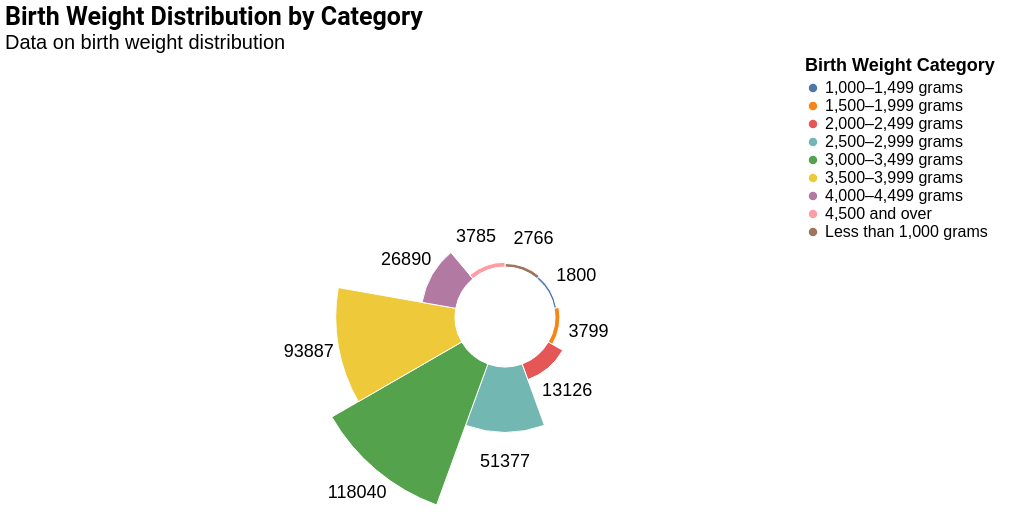

Express this chart as Vega-Lite.
### Vega-Lite specification from a JSON file in a GitHub repository (floating-point values rounded to 4 significant figures)
{"$schema": "https://vega.github.io/schema/vega-lite/v5.json", "description": "Birth Weight Distribution by Category - Radial Bar Chart", "width": 1000, "height": 400, "title": {"text": "Birth Weight Distribution by Category", "subtitle": "Data on birth weight distribution", "fontSize": 25, "subtitleFontSize": 20, "font": "Roboto", "anchor": "start", "color": "black"}, "background": null, "data": {"values": [{"Category": "Low Birth Weight", "SubCategory": "Less than 1,000 grams", "Value": 2766}, {"Category": "Low Birth Weight", "SubCategory": "1,000–1,499 grams", "Value": 1800}, {"Category": "Low Birth Weight", "SubCategory": "1,500–1,999 grams", "Value": 3799}, {"Category": "Low Birth Weight", "SubCategory": "2,000–2,499 grams", "Value": 13126}, {"Category": "Normal Birth Weight", "SubCategory": "2,500–2,999 grams", "Value": 51377}, {"Category": "Normal Birth Weight", "SubCategory": "3,000–3,499 grams", "Value": 118040}, {"Category": "Normal Birth Weight", "SubCategory": "3,500–3,999 grams", "Value": 93887}, {"Category": "Normal Birth Weight", "SubCategory": "4,000–4,499 grams", "Value": 26890}, {"Category": "High Birth Weight", "SubCategory": "4,500 and over", "Value": 3785}]}, "transform": [{"window": [{"op": "sum", "field": "Value", "as": "TotalValue"}], "frame": [null, null]}, {"calculate": "datum.Value / datum.TotalValue * 100", "as": "Percentage"}], "layer": [{"mark": {"type": "arc", "innerRadius": 100, "stroke": "#fff", "strokeWidth": 1}, "encoding": {"theta": {"field": "SubCategory", "type": "nominal", "sort": ["Less than 1,000 grams", "1,000–1,499 grams", "1,500–1,999 grams", "2,000–2,499 grams", "2,500–2,999 grams", "3,000–3,499 grams", "3,500–3,999 grams", "4,000–4,499 grams", "4,500 and over"]}, "radius": {"field": "Value", "type": "quantitative", "scale": {"type": "linear", "zero": true, "rangeMin": 50}}, "color": {"field": "SubCategory", "type": "nominal", "legend": {"title": "Birth Weight Category", "orient": "none", "labelFontSize": 16, "titleFontSize": 18, "titleLimit": 200, "labelLimit": 200, "legendX": 800, "legendY": -60}, "scale": {"scheme": "tableau10"}}, "tooltip": [{"field": "SubCategory", "type": "nominal", "title": "Birth Weight Category"}, {"field": "Value", "type": "quantitative", "title": "Total"}, {"field": "Percentage", "type": "quantitative", "title": "Percentage", "format": ".2f"}]}}, {"mark": {"type": "text", "radiusOffset": 30, "fontSize": 18}, "encoding": {"text": {"field": "Value", "type": "quantitative"}, "theta": {"field": "SubCategory", "type": "nominal", "sort": ["Less than 1,000 grams", "1,000–1,499 grams", "1,500–1,999 grams", "2,000–2,499 grams", "2,500–2,999 grams", "3,000–3,499 grams", "3,500–3,999 grams", "4,000–4,499 grams", "4,500 and over"]}, "radius": {"field": "Value", "type": "quantitative", "scale": {"type": "linear", "zero": true, "rangeMin": 100}, "offset": 10}, "color": {"value": "#000"}}}], "view": {"stroke": null}}
